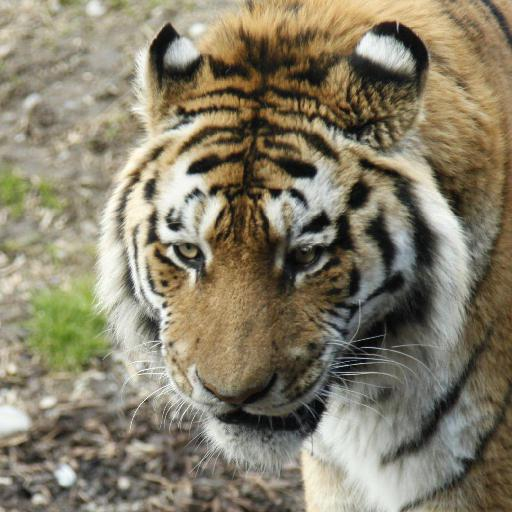
#> input picture src/example/logic/macan.jpg, 512 x 512 px
$ python -i colors.py   (imports and definitions only)
#> lines starting #> are read from the running program, lines starting #| are printed output that depends on the picture
from PIL import Image
import numpy as np

# Urutan Pemrosesan
# Gambar -> matrix rgb 3d -> array h ada array s ada array v -> gw hitung histogram di array hsv -> dioutput terus cosine


def ImagetoRGB(path):  # input merupakan alamat atau path dari image
#> called with path = 'macan.jpg'
    image = Image.open(path)
#> image is the input picture: PIL image 512x512 RGB; mean R, G, B 134.5, 126.8, 105.7
    image_array = image.convert("RGB")
    image_array = np.array(image_array)
    return image_array


def cosine(A, B):
    return (np.dot(A, B) / (np.linalg.norm(A) * np.linalg.norm(B))) * 100


def convert_rgb_hsv(path_gambar):
    # Fungsi di bawah mengubah gambar menjadi matrix rgb
    matrix_rgb = ImagetoRGB(path_gambar)

    # Normalisasi rgb
    matrix_rgb = matrix_rgb / 255.0

    # Memisahkan r, g, dan b
    r, g, b = matrix_rgb[:, :, 0], matrix_rgb[:, :, 1], matrix_rgb[:, :, 2]
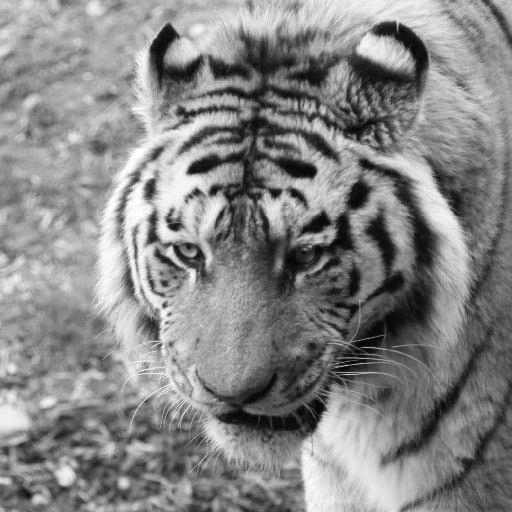
#> r: shape (512, 512) float64; min 0, max 1, mean 0.527
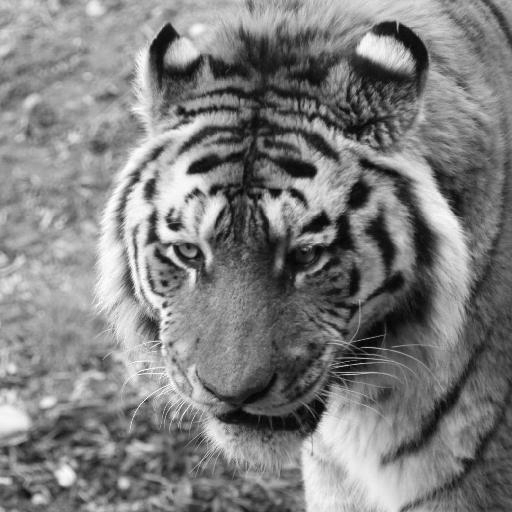
#> g: shape (512, 512) float64; min 0, max 1, mean 0.497
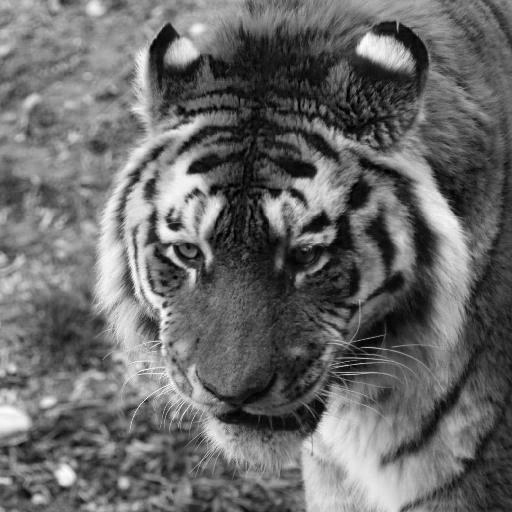
#> b: shape (512, 512) float64; min 0, max 1, mean 0.415

    # Merupakan array v dari seluruh pixel (cmax)
    v = np.max(matrix_rgb, axis=2)

    delta = v - np.min(matrix_rgb, axis=2)
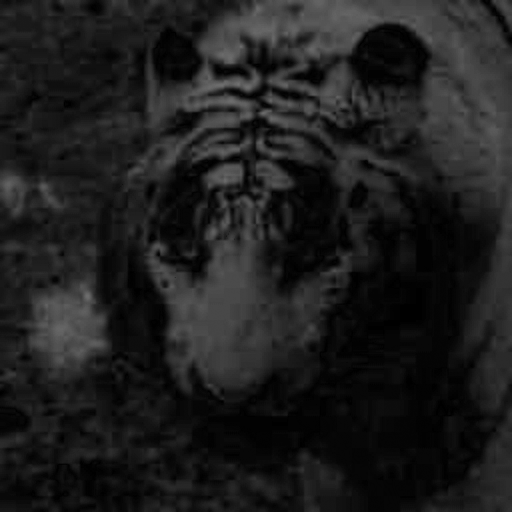
#> delta: shape (512, 512) float64; min 0, max 0.443, mean 0.119

    # Merupakan array s dari seluruh pixel
    s = np.where(v != 0, delta / v, 0)
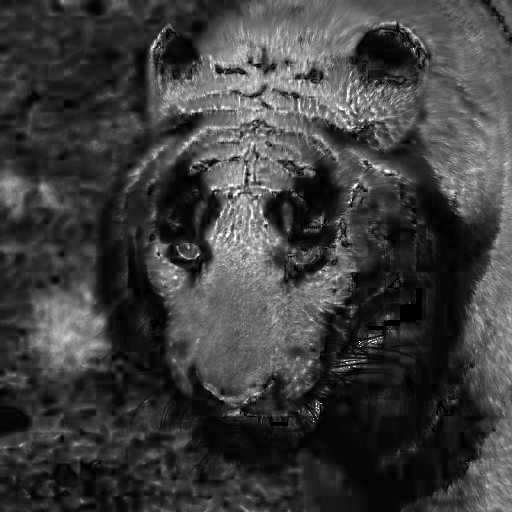
#> s: shape (512, 512) float64; min 0, max 1, mean 0.245

    # Merupakan array h dari seluruh pixel
    h = np.where(
        (delta != 0),
        (
            np.where(
                (v == r),
                60 * ((g - b) / (delta + 1e-10) % 6),
                np.where(
                    (v == g),
                    60 * ((b - r) / (delta + 1e-10) + 2),
                    60 * ((r - g) / (delta + 1e-10) + 4),
                ),
            )
        ),
        0,
    )
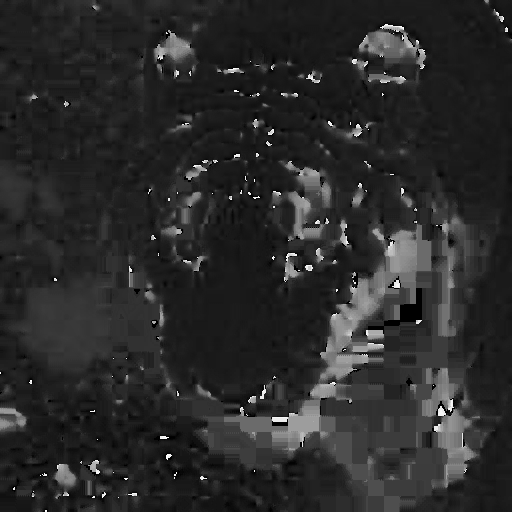
#> h: shape (512, 512) float64; min 0, max 357, mean 60.2; drawn with min black and max white

    # Adjust hue values to be in the range [0, 360) #anjim waktunya 0.03
    h = (h + 360) % 360

    # membuat histogram
    bins_h = [1, 26, 41, 121, 191, 271, 295, 316, 360]
    bins_s = [0, 0.2, 0.7, 1]
    bins_v = [0, 0.2, 0.7, 1]

    hist_h, bin_edges = np.histogram(h, bins_h)
#> hist_h = [4898, 92853, 141542, 12444, 7015, 261, 85, 1151]; bin_edges = [1, 26, 41, 121, 191, 271, 295, 316, 360]
    hist_s, bin_edges = np.histogram(s, bins_s)
#> hist_s = [134148, 125188, 2808]; bin_edges = [0, 0.2, 0.7, 1]
    hist_v, bin_edges = np.histogram(v, bins_v)
#> hist_v = [23301, 177514, 61329]

    hsv = np.concatenate((hist_h, hist_s, hist_v))
#> hsv = [4898, 92853, 141542, 12444, 7015, 261, 85, 1151, 134148, 125188, 2808, 23301, 177514, 61329]

    # [92 lines of commented-out code are left out]

    return hsv

>>> result = convert_rgb_hsv('macan.jpg')
#> result has the same summary as hsv in convert_rgb_hsv

$ run again, on src/example/logic/maung.jpg
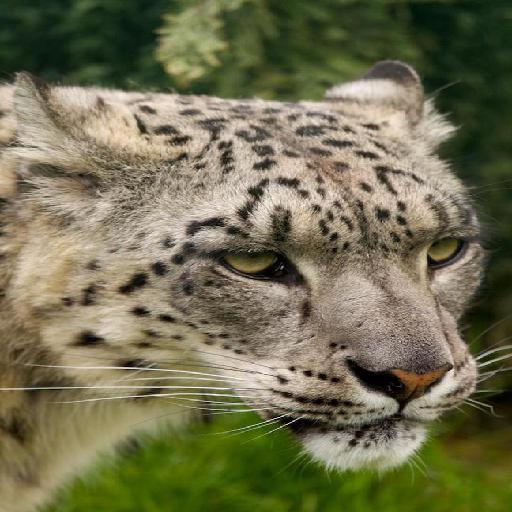
#> input picture src/example/logic/maung.jpg, 512 x 512 px
#> in ImagetoRGB, image is the input picture: PIL image 512x512 RGB; mean R, G, B 113.6, 111, 80.9
#> in convert_rgb_hsv, `s = np.where(v != 0, delta / v, 0)`:
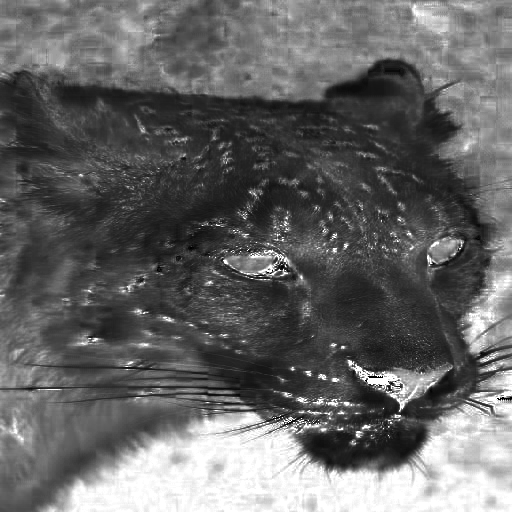
#> s: shape (512, 512) float64; min 0, max 1, mean 0.399
#> in convert_rgb_hsv, `h = np.where( (delta != 0), ( np.where( (v == r), 60 * ((g - b) / (del..`:
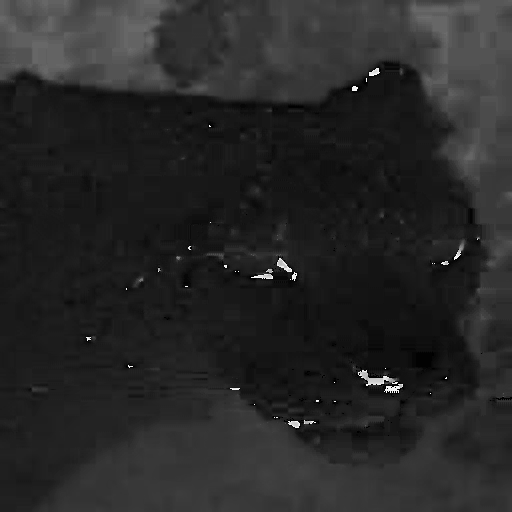
#> h: shape (512, 512) float64; min 0, max 357, mean 55.7; drawn with min black and max white
#> in convert_rgb_hsv, `hist_h, bin_edges = np.histogram(h, bins_h)`: hist_h = [11588, 110088, 129778, 9373, 142, 160, 91, 470]; bin_edges = [1, 26, 41, 121, 191, 271, 295, 316, 360]
#> in convert_rgb_hsv, `hist_s, bin_edges = np.histogram(s, bins_s)`: hist_s = [63755, 162329, 36060]; bin_edges = [0, 0.2, 0.7, 1]
#> hist_v = [35853, 178546, 47745]
#> hsv = [11588, 110088, 129778, 9373, 142, 160, 91, 470, 63755, 162329, 36060, 35853, 178546, 47745]
#> result has the same summary as hsv in convert_rgb_hsv
